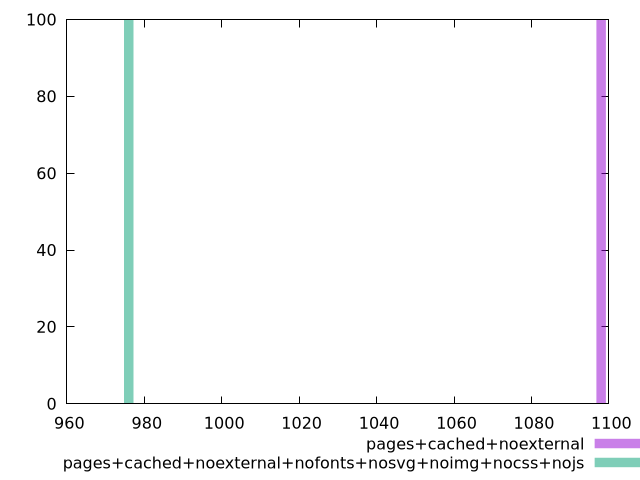

Recreate this plot in gnuplot.
$_pagesCachedNoexternal <<EOF
1098 100
EOF
$_pagesCachedNoexternalNofontsNosvgNoimgNocssNojs <<EOF
976 100
EOF
set key outside below
set terminal pngcairo
set output "report_00006_2020-11-02T20-21-41.718Z/uses-long-cache-ttl/uses-long-cache-ttl_pages+cached+noexternal_pages+cached+noexternal+nofonts+nosvg+noimg+nocss+nojs+hist.png"
set boxwidth 2.44
set style fill transparent solid 0.5 noborder
set yrange [0:100]
plot $_pagesCachedNoexternal title "pages+cached+noexternal" with boxes ,$_pagesCachedNoexternalNofontsNosvgNoimgNocssNojs title "pages+cached+noexternal+nofonts+nosvg+noimg+nocss+nojs" with boxes ,
